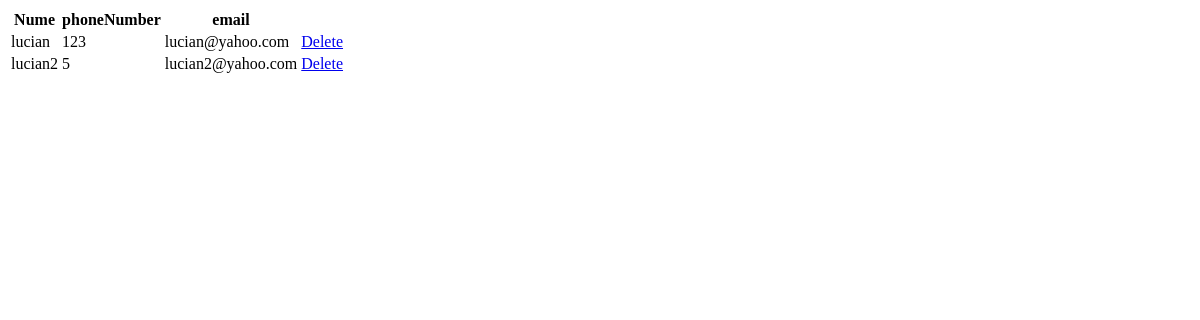
The app's page /main/persons/, older data.
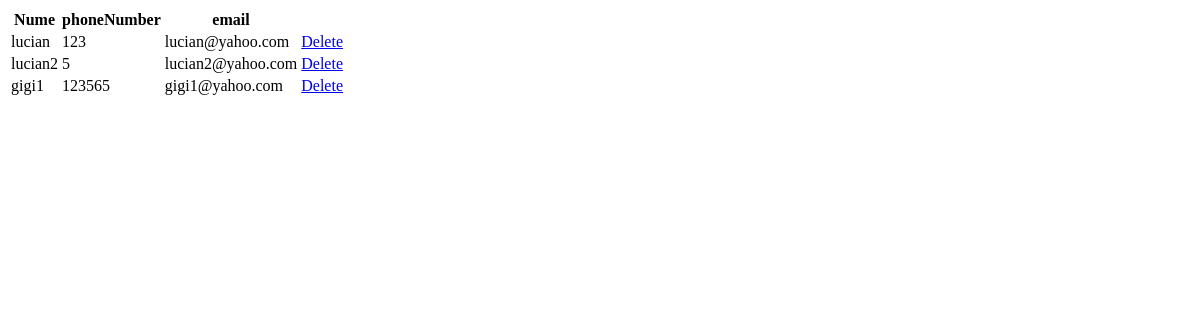
The same page, newer data.
### main/models.py (models this page shows, shortened)
class Person(models.Model):
    id = models.AutoField(primary_key=True)
    nume = models.CharField(max_length=50)
    phonenumber = models.IntegerField()
    mail = models.CharField(max_length=50)
    class Meta:
        db_table = "personmodel"

### main/views.py (the view)
# urls.py: path('persons/', views.persons, name='persons'),
def persons(request):
    persons = Person.objects.all()
    return render(request, "main/persons.html", {'persons': persons})

### main/templates/main/persons.html (shortened to what this page needs)
<!DOCTYPE html>
<html lang="en">
<head>
</head>
<body>
<table>
    <th>Nume</th>
    <th>phoneNumber</th>
    <th>email</th>
    {% for person in persons %}
    <tr><td>{{person.nume}}</td>
        <td>{{person.phonenumber}}</td>
        <td>{{person.mail}}</td>
        <td><a href="deleteperson/{{person.id}}">Delete</a></td></tr>
    {% endfor %}
</table>
</body>
</html>

Row changes from the older to the newer data that the page shows:
added Person: nume "gigi1", phonenumber "123565", mail "gigi1@yahoo.com"
